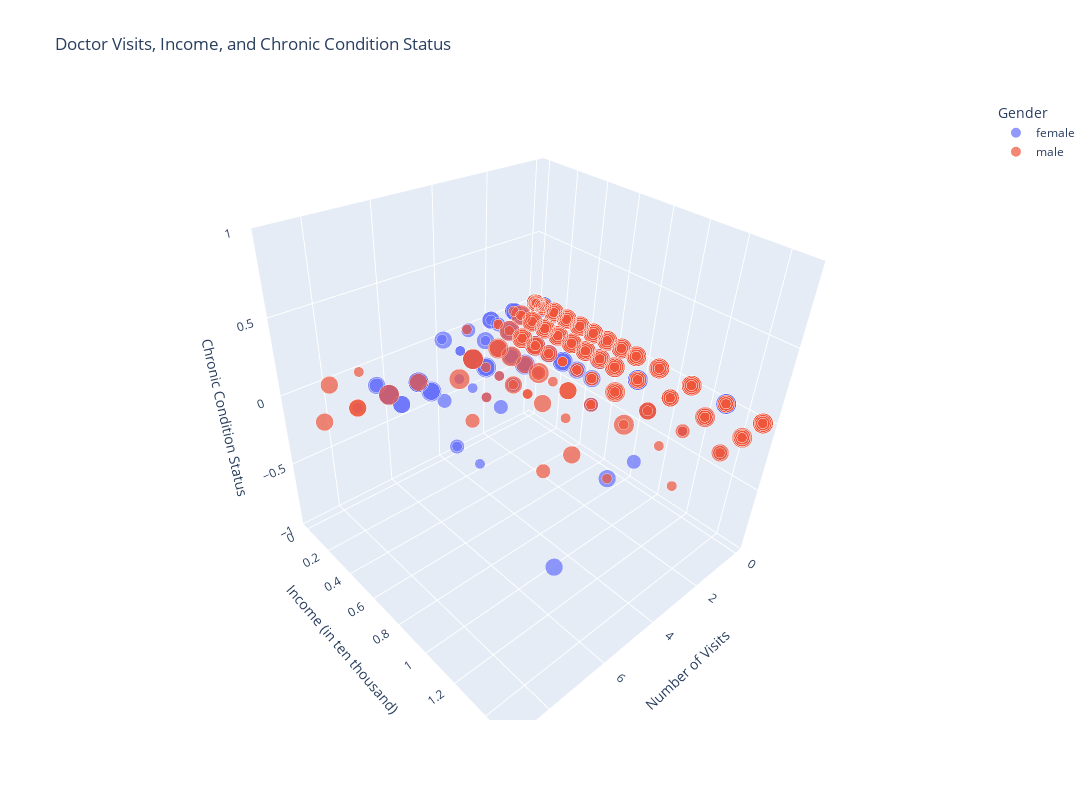

Here is the notebook cell this chart was saved with:
### Code cell
''' How do the number of doctor visits correlate with factors such as age group, gender,
chronic conditions (both nchronic and lchronic), income level, and insurance status, 
and what insights can we derive about the impact of these variables on healthcare utilization? '''


import plotly.express as px
import pandas as pd
import numpy as np

# Assuming 'df' is the dataframe with relevant data

# Encode Chronic Condition as a numeric value for 3D plotting
df['chronic_condition_numeric'] = np.where(df['nchronic'] == 'Yes', 1, 0) + np.where(df['lchronic'] == 'Yes', 1, 0)

# Encode Age Group for size (numeric value)
age_mapping = {'0-30': 1, '30-50': 2, '50-70': 3, '70+': 4}
df['age_group_numeric'] = df['age_group'].map(age_mapping)

# Create a 3D scatter plot with increased width and height
fig = px.scatter_3d(df, 
                    x='visits', 
                    y='income', 
                    z='chronic_condition_numeric',
                    color='gender',           # Color by gender
                    size='age_group_numeric', # Size by age group
                    hover_data=['age_group', 'nchronic', 'lchronic'], # Hover data for more context
                    title="Doctor Visits, Income, and Chronic Condition Status",
                    labels={'visits': 'Number of Visits', 
                            'income': 'Income (in ten thousand)', 
                            'chronic_condition_numeric': 'Chronic Condition Status', 
                            'gender': 'Gender', 
                            'age_group_numeric': 'Age Group'},
                    opacity=0.7,
                    width=1200,               # Increase the width
                    height=800)               # Increase the height

# Show the plot
fig.show()

### Figure 1 — Plotly figure (JSON) as saved in the notebook; plotly's stock layout.template omitted (floating-point values rounded to 4 significant figures; data arrays with more than 128 entries replaced by an {"elided": "..."} marker saying what was removed)
{"data": [{"customdata": {"elided": "2702x3 str values"}, "hovertemplate": "Gender=female<br>Number of Visits=%{x}<br>Income (in ten thousand)=%{y}<br>Chronic Condition Status=%{z}<br>Age Group=%{marker.size}<br>age_group=%{customdata[0]}<br>nchronic=%{customdata[1]}<br>lchronic=%{customdata[2]}<extra></extra>", "legendgroup": "female", "marker": {"color": "#636efa", "opacity": 0.7, "size": {"elided": "2702 int values"}, "sizemode": "area", "sizeref": 0.01, "symbol": "circle"}, "mode": "markers", "name": "female", "scene": "scene", "showlegend": true, "type": "scatter3d", "x": {"elided": "2702 int values"}, "y": {"elided": "2702 float values"}, "z": {"elided": "2702 int values"}}, {"customdata": {"elided": "2488x3 str values"}, "hovertemplate": "Gender=male<br>Number of Visits=%{x}<br>Income (in ten thousand)=%{y}<br>Chronic Condition Status=%{z}<br>Age Group=%{marker.size}<br>age_group=%{customdata[0]}<br>nchronic=%{customdata[1]}<br>lchronic=%{customdata[2]}<extra></extra>", "legendgroup": "male", "marker": {"color": "#EF553B", "opacity": 0.7, "size": {"elided": "2488 int values"}, "sizemode": "area", "sizeref": 0.01, "symbol": "circle"}, "mode": "markers", "name": "male", "scene": "scene", "showlegend": true, "type": "scatter3d", "x": {"elided": "2488 int values"}, "y": {"elided": "2488 float values"}, "z": {"elided": "2488 int values"}}], "layout": {"height": 800, "legend": {"itemsizing": "constant", "title": {"text": "Gender"}, "tracegroupgap": 0}, "scene": {"aspectmode": "auto", "aspectratio": {"x": 1, "y": 1, "z": 1}, "camera": {"center": {"x": 0, "y": 0, "z": 0}, "eye": {"x": 1.229, "y": 1.229, "z": 1.229}, "projection": {"type": "perspective"}, "up": {"x": 0.03327, "y": -0.0322, "z": 0.9989}}, "domain": {"x": [0, 1], "y": [0, 1]}, "xaxis": {"title": {"text": "Number of Visits"}, "type": "linear"}, "yaxis": {"title": {"text": "Income (in ten thousand)"}, "type": "linear"}, "zaxis": {"title": {"text": "Chronic Condition Status"}, "type": "linear"}}, "title": {"text": "Doctor Visits, Income, and Chronic Condition Status"}, "width": 1200}}
